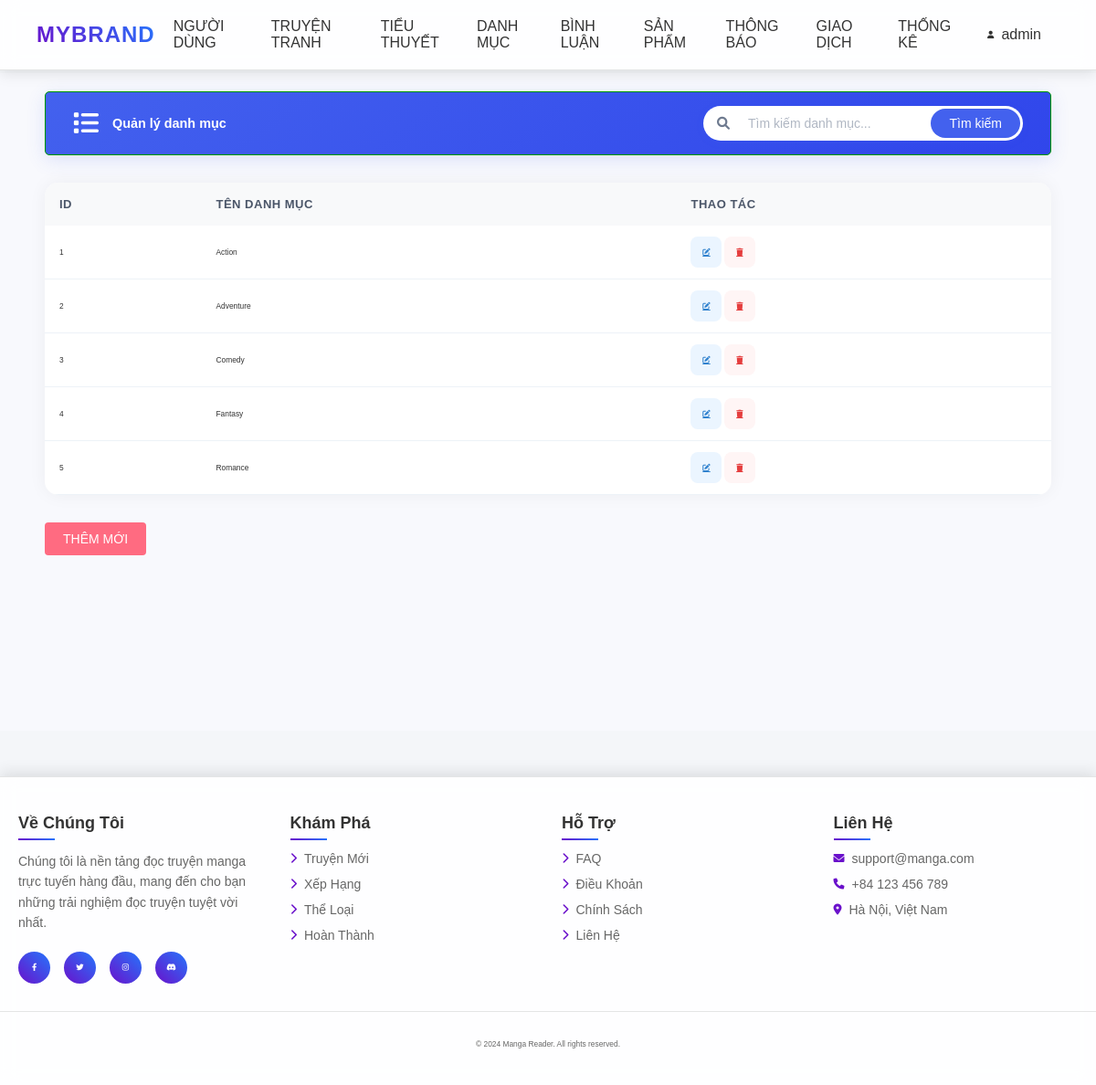
Screenshot of /app/admin/index.php?act=list_categories (signed in) with the database file from the repository.
### tables this page shows
CREATE TABLE `categories` (
  `category_id` int(11) NOT NULL,
  `name` varchar(255) NOT NULL
);

### app/models/pdo.php (called while the page is built, shortened)
<?php
function pdo_get_connection(){
    $dburl = "mysql:host=localhost;dbname=comic;charset=utf8mb4";
    $username = 'root';
    $password = '';
    $conn = new PDO($dburl, $username, $password);
    $conn->setAttribute(PDO::ATTR_ERRMODE, PDO::ERRMODE_EXCEPTION);
    return $conn;
}
function pdo_query($sql){
    $sql_args = array_slice(func_get_args(), 1);
    try{
        $conn = pdo_get_connection();
        $stmt = $conn->prepare($sql);
        $stmt->execute($sql_args);
        $rows = $stmt->fetchAll();
        return $rows;
    }
    catch(PDOException $e){
        throw $e;
    }
    finally{
        unset($conn);
    }
}

### app/admin/model/CatagoriesModel.php (called while the page is built, shortened)
<?php
function loadall_categories() {
    $sql = "SELECT * FROM categories ORDER BY category_id ASC";
    return pdo_query($sql);
}

### app/admin/view/categories/list.php (the view, shortened to what this page needs)
<!DOCTYPE html>
<html lang="vi">
<head>
    <link rel="stylesheet" href="public/css/admin.css">
    <link rel="stylesheet" href="public/css/index.css">
    <link rel="stylesheet" href="https://cdnjs.cloudflare.com/ajax/libs/font-awesome/6.0.0/css/all.min.css">
</head>
<body>
    <div class="main-content">
        <div class="header">
            <div class="header-title">
                <h1><i class="fas fa-list"></i> Quản lý danh mục</h1>
            </div>
            <div class="search-box">
                <form action="" method="GET">
                    <div class="search-wrapper">
                        <i class="fas fa-search search-icon"></i>
                        <input type="text" name="search"
                               placeholder="Tìm kiếm danh mục..."
                               value="<?= isset($_GET['search']) ? htmlspecialchars($_GET['search']) : '' ?>">
                        <button type="submit">Tìm kiếm</button>
                    </div>
                </form>
            </div>
        </div>
        <div class="content">
            <div class="users-table">
                <table>
                    <thead>
                        <tr>
                            <th>ID</th>
                            <th>Tên danh mục</th>
                            <th>Thao tác</th>
                        </tr>
                    </thead>
                    <tbody>
                        <?php if (isset($listcategories) && is_array($listcategories)): ?>
                            <?php foreach ($listcategories as $category): ?>
                            <tr>
                                <td><?= htmlspecialchars($category['category_id']) ?></td>
                                <td><?= htmlspecialchars($category['name']) ?></td>
                                <td class="actions">
                                    <a href="index.php?act=sua_categories&category_id=<?= $category['category_id'] ?>"
                                       class="edit-btn" title="Sửa">
                                        <i class="fas fa-edit"></i>
                                    </a>
                                    <a href="index.php?act=xoa_categories&category_id=<?= $category['category_id'] ?>"
                                       class="delete-btn"
                                       onclick="return confirm('Bạn có chắc muốn xóa danh mục này?')"
                                       title="Xóa">
                                        <i class="fas fa-trash"></i>
                                    </a>
                                </td>
                            </tr>
                            <?php endforeach; ?>
                        <?php else: ?>
                            <tr>
                                <td colspan="3" class="text-center">Không có dữ liệu danh mục</td>
                            </tr>
                        <?php endif; ?>
                    </tbody>
                </table>
            </div>
            <div class="row mb10" style="margin-top: 20px;">
                <a href="index.php?act=add_categories" class="save-btn">THÊM MỚI</a>
            </div>
        </div>
    </div>
</body>
</html>

### public/css/admin.css (style rules this page uses)
:root { --primary: #4361ee; --primary-dark: #3046eb; --primary-light: #eef2ff; --secondary: #2b3ff7; --text-dark: #1e2532; --text-light: #6e7a8f; --white: #ffffff; --bg-light: #f8f9fd; }
* { margin: 0; padding: 0; box-sizing: border-box; }
body { font-family: 'Segoe UI', Tahoma, Geneva, Verdana, sans-serif; background: #f4f6f9; color: #333; }
.main-content { padding: 20px; margin: 80px auto 0; width: 100%; position: relative; min-height: calc(100vh - 80px); background: var(--bg-light); }
.content { width: 95%; margin: 0 auto; }
.header { display: flex; justify-content: space-between; align-items: center; margin: 0 auto 30px; background: linear-gradient(145deg, var(--primary), var(--primary-dark)); padding: 0px 10px; border-radius: 20px; box-shadow: 0 5px 20px rgba(67, 97, 238, 0.15); width: 95%; }
.header-title { flex: 1; }
.header-title h1 { color: var(--white); font-size: 26px; font-weight: 600; display: flex; align-items: center; gap: 15px; }
.header-title h1 i { color: var(--white); font-size: 28px; }
.search-box { margin-left: auto; padding-right: 20px; }
.search-wrapper { position: relative; display: flex; align-items: center; background: var(--white); border-radius: 30px; padding: 3px 3px 3px 15px; transition: all 0.3s ease; box-shadow: 0 2px 10px rgba(67, 97, 238, 0.08); width: 350px; }
.search-icon { color: var(--text-light); font-size: 14px; margin-right: 8px; }
.search-wrapper input[type="text"] { flex: 1; padding: 8px 12px; border: none; background: transparent; font-size: 14px; color: var(--text-dark); width: 100%; }
.search-wrapper input[type="text"]::placeholder { color: #b0b7c3; font-size: 14px; }
.search-wrapper button { background: var(--primary); color: var(--white); border: none; padding: 8px 20px; border-radius: 30px; font-size: 14px; font-weight: 500; cursor: pointer; transition: all 0.3s ease; }
.users-table { background: #ffffff; border-radius: 15px; box-shadow: 0 0 20px rgba(0, 0, 0, 0.05); overflow: hidden; margin: 20px 0; }
.users-table table { width: 100%; border-collapse: separate; border-spacing: 0; }
.users-table thead tr { background: #f8f9fa; border-bottom: 2px solid #edf2f7; }
.users-table th { padding: 16px; font-size: 13px; font-weight: 600; color: #4a5568; text-transform: uppercase; letter-spacing: 0.5px; text-align: left; }
.users-table td { padding: 16px; vertical-align: middle; border-bottom: 1px solid #edf2f7; }
.edit-btn, .delete-btn { width: 34px; height: 34px; display: inline-flex; align-items: center; justify-content: center; border-radius: 8px; transition: all 0.2s ease; }
.edit-btn { background: #ebf5ff; color: #3182ce; }
.delete-btn { background: #fff5f5; color: #e53e3e; }
.save-btn, .cancel-btn { padding: 10px 20px; border-radius: 4px; cursor: pointer; text-decoration: none; text-align: center; font-size: 14px; transition: all 0.3s ease; }
.save-btn { background: #ff6b81; color: white; border: none; }
* { box-sizing: border-box; font-family: sans-serif; font-size: 0.7vw ; }
.row { float: left; width: 100%; }
.mb10 { margin-bottom: 10px; }
.header { background-color: #1a8b93 ; border: 1px #090 solid; font-size: 1vw; color: blue; border-radius: 5px; }
.header h1 { margin: 20px; font-size: 1.2vw; }
.users-table th:last-child, .users-table td:last-child { width: auto; white-space: normal; overflow: visible; text-overflow: clip; padding: 12px 20px; }

### public/css/home.css (style rules this page uses)
* { margin: 0; padding: 0; box-sizing: border-box; }
body { font-family: "Poppins", sans-serif; background: #f0f4f8; color: #333; overflow-x: hidden; }

### rows the page displays
categories: category_id "1", name "Action"
categories: category_id "2", name "Adventure"
categories: category_id "3", name "Comedy"
categories: category_id "4", name "Fantasy"
categories: category_id "5", name "Romance"

### other values shown
$user['username'] "admin"
